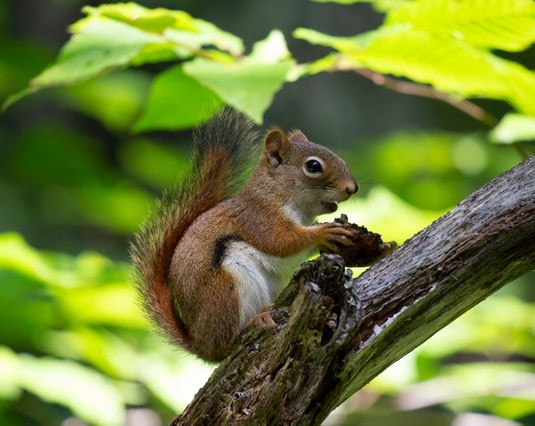
#> input picture Image/squirrel.jpg, 535 x 426 px, found by its file name
$ python 'Smoothening of Image.py'
#> lines starting #> are read from the running program, lines starting #| are printed output that depends on the picture
import cv2

img = cv2.imread("../image/squirrel.jpg")
#> img is the input picture: shape (426, 535, 3); mean B, G, R 58.8, 127.8, 113.4
grayImg = cv2.cvtColor(img, cv2.COLOR_BGR2GRAY)
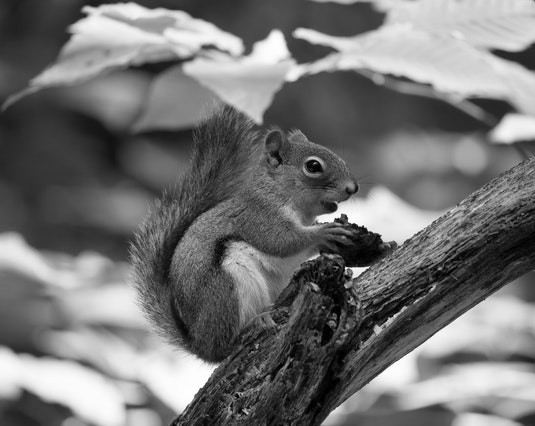
#> grayImg: shape (426, 535); min 0, max 255, mean 115.6

gaussianImg = cv2.GaussianBlur(grayImg, (11,11), 0)
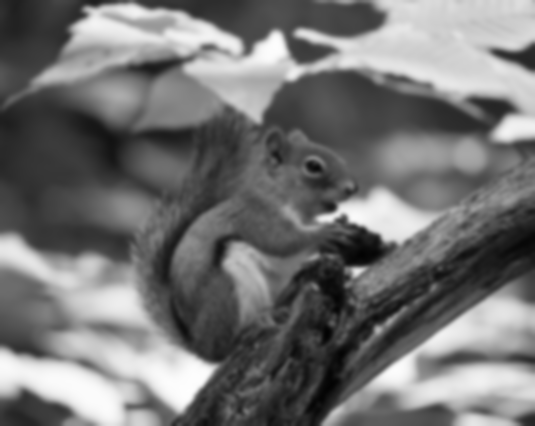
#> gaussianImg: shape (426, 535); min 3, max 254, mean 115.6
cv2.imwrite("GaussianBlur.jpg",gaussianImg)
cv2.imshow("GaussianBlur",gaussianImg)
